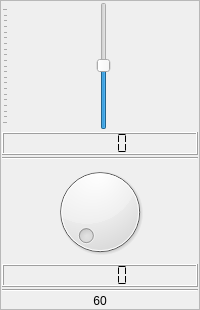
                     <widget class="QFrame" name="verticalFrame_4">
                      <property name="minimumSize">
                       <size>
                        <width>0</width>
                        <height>0</height>
                       </size>
                      </property>
                      <property name="frameShape">
                       <enum>QFrame::StyledPanel</enum>
                      </property>
                      <layout class="QVBoxLayout" name="verticalLayout_3">
                       <property name="spacing">
                        <number>2</number>
                       </property>
                       <property name="leftMargin">
                        <number>1</number>
                       </property>
                       <property name="topMargin">
                        <number>1</number>
                       </property>
                       <property name="rightMargin">
                        <number>1</number>
                       </property>
                       <property name="bottomMargin">
                        <number>1</number>
                       </property>
                       <item>
                        <widget class="QSlider" name="eq_sld_3">
                         <property name="sizePolicy">
                          <sizepolicy hsizetype="Preferred" vsizetype="Expanding">
                           <horstretch>0</horstretch>
                           <verstretch>0</verstretch>
                          </sizepolicy>
                         </property>
                         <property name="minimumSize">
                          <size>
                           <width>0</width>
                           <height>128</height>
                          </size>
                         </property>
                         <property name="minimum">
                          <number>-300</number>
                         </property>
                         <property name="maximum">
                          <number>300</number>
                         </property>
                         <property name="singleStep">
                          <number>10</number>
                         </property>
                         <property name="value">
                          <number>1</number>
                         </property>
                         <property name="orientation">
                          <enum>Qt::Vertical</enum>
                         </property>
                         <property name="tickPosition">
                          <enum>QSlider::TicksAbove</enum>
                         </property>
                         <property name="tickInterval">
                          <number>30</number>
                         </property>
                        </widget>
                       </item>
                       <item>
                        <widget class="QLCDNumber" name="lcdNumber_74">
                         <property name="smallDecimalPoint">
                          <bool>true</bool>
                         </property>
                         <property name="segmentStyle">
                          <enum>QLCDNumber::Flat</enum>
                         </property>
                        </widget>
                       </item>
                       <item>
                        <widget class="Line" name="line_54">
                         <property name="orientation">
                          <enum>Qt::Horizontal</enum>
                         </property>
                        </widget>
                       </item>
                       <item>
                        <widget class="QDial" name="dial_3">
                         <property name="maximumSize">
                          <size>
                           <width>16777215</width>
                           <height>16777215</height>
                          </size>
                         </property>
                         <property name="minimum">
                          <number>1</number>
                         </property>
                         <property name="maximum">
                          <number>500</number>
                         </property>
                         <property name="singleStep">
                          <number>10</number>
                         </property>
                        </widget>
                       </item>
                       <item>
                        <widget class="QLCDNumber" name="lcdNumber_32">
                         <property name="smallDecimalPoint">
                          <bool>true</bool>
                         </property>
                         <property name="segmentStyle">
                          <enum>QLCDNumber::Flat</enum>
                         </property>
                        </widget>
                       </item>
                       <item>
                        <widget class="Line" name="line_3">
                         <property name="orientation">
                          <enum>Qt::Horizontal</enum>
                         </property>
                        </widget>
                       </item>
                       <item>
                        <widget class="QLabel" name="label_6">
                         <property name="text">
                          <string>60</string>
                         </property>
                         <property name="scaledContents">
                          <bool>true</bool>
                         </property>
                         <property name="alignment">
                          <set>Qt::AlignCenter</set>
                         </property>
                        </widget>
                       </item>
                      </layout>
                     </widget>
